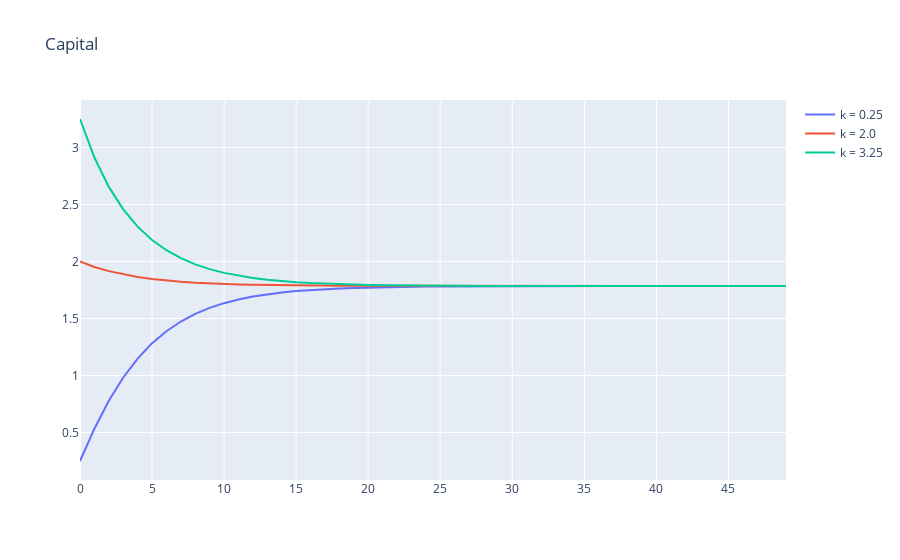

Notebook code for this chart:
### Markdown cell above
#### Equilibrium

Equilibrium is really important in Economics models since most models assume an eventuel steady state. While there an easy analytical way to find the equilibrium for this simple model, we will focus on the dynamics of the systems. One question we can ask ourselves is the Model converge to a single point whatever the initial value for our Capital (K). Let simulate with 3 initial values: 0.25, 1.25, 3.25.

### Code cell
res = simK([0.25, 2, 3.25])
plot(m.time, res, "Capital", ["k = 0.25", "k = 2.0", "k = 3.25"])

### Figure 1 — Plotly figure (JSON) as saved in the notebook; plotly's stock layout.template omitted (floating-point values rounded to 4 significant figures)
{"data": [{"mode": "lines", "name": "k = 0.25", "type": "scatter", "x": [0, 1, 2, 3, 4, 5, 6, 7, 8, 9, 10, 11, 12, 13, 14, 15, 16, 17, 18, 19, 20, 21, 22, 23, 24, 25, 26, 27, 28, 29, 30, 31, 32, 33, 34, 35, 36, 37, 38, 39, 40, 41, 42, 43, 44, 45, 46, 47, 48, 49], "y": [0.25, 0.5335, 0.7787, 0.9825, 1.149, 1.282, 1.389, 1.473, 1.54, 1.593, 1.635, 1.667, 1.693, 1.713, 1.728, 1.741, 1.75, 1.758, 1.764, 1.768, 1.772, 1.775, 1.777, 1.779, 1.78, 1.781, 1.782, 1.782, 1.783, 1.783, 1.784, 1.784, 1.784, 1.784, 1.784, 1.784, 1.784, 1.784, 1.785, 1.785, 1.785, 1.785, 1.785, 1.785, 1.785, 1.785, 1.785, 1.785, 1.785, 1.785]}, {"mode": "lines", "name": "k = 2.0", "type": "scatter", "x": [0, 1, 2, 3, 4, 5, 6, 7, 8, 9, 10, 11, 12, 13, 14, 15, 16, 17, 18, 19, 20, 21, 22, 23, 24, 25, 26, 27, 28, 29, 30, 31, 32, 33, 34, 35, 36, 37, 38, 39, 40, 41, 42, 43, 44, 45, 46, 47, 48, 49], "y": [2, 1.952, 1.915, 1.887, 1.864, 1.847, 1.833, 1.822, 1.814, 1.808, 1.803, 1.799, 1.796, 1.793, 1.791, 1.79, 1.789, 1.788, 1.787, 1.787, 1.786, 1.786, 1.786, 1.785, 1.785, 1.785, 1.785, 1.785, 1.785, 1.785, 1.785, 1.785, 1.785, 1.785, 1.785, 1.785, 1.785, 1.785, 1.785, 1.785, 1.785, 1.785, 1.785, 1.785, 1.785, 1.785, 1.785, 1.785, 1.785, 1.785]}, {"mode": "lines", "name": "k = 3.25", "type": "scatter", "x": [0, 1, 2, 3, 4, 5, 6, 7, 8, 9, 10, 11, 12, 13, 14, 15, 16, 17, 18, 19, 20, 21, 22, 23, 24, 25, 26, 27, 28, 29, 30, 31, 32, 33, 34, 35, 36, 37, 38, 39, 40, 41, 42, 43, 44, 45, 46, 47, 48, 49], "y": [3.25, 2.912, 2.654, 2.457, 2.306, 2.189, 2.099, 2.029, 1.975, 1.933, 1.9, 1.875, 1.855, 1.84, 1.828, 1.818, 1.811, 1.805, 1.801, 1.797, 1.794, 1.792, 1.791, 1.789, 1.788, 1.788, 1.787, 1.786, 1.786, 1.786, 1.785, 1.785, 1.785, 1.785, 1.785, 1.785, 1.785, 1.785, 1.785, 1.785, 1.785, 1.785, 1.785, 1.785, 1.785, 1.785, 1.785, 1.785, 1.785, 1.785]}], "layout": {"autosize": true, "title": {"text": "Capital"}, "xaxis": {"autorange": true, "range": [0, 49], "type": "linear"}, "yaxis": {"autorange": true, "range": [0.08333, 3.417], "type": "linear"}}}
